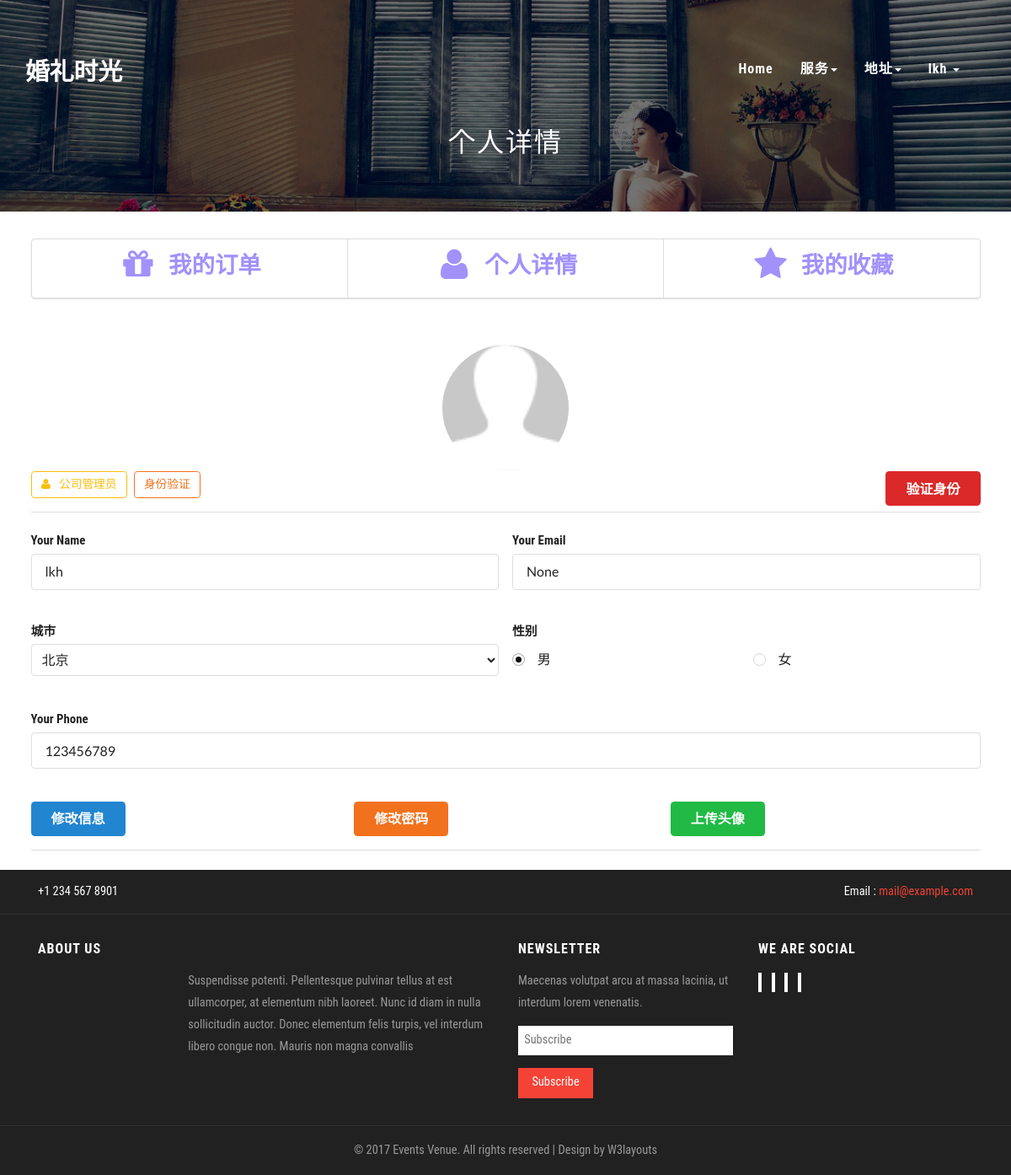
The page /person/ (signed in) on the database as committed earlier.
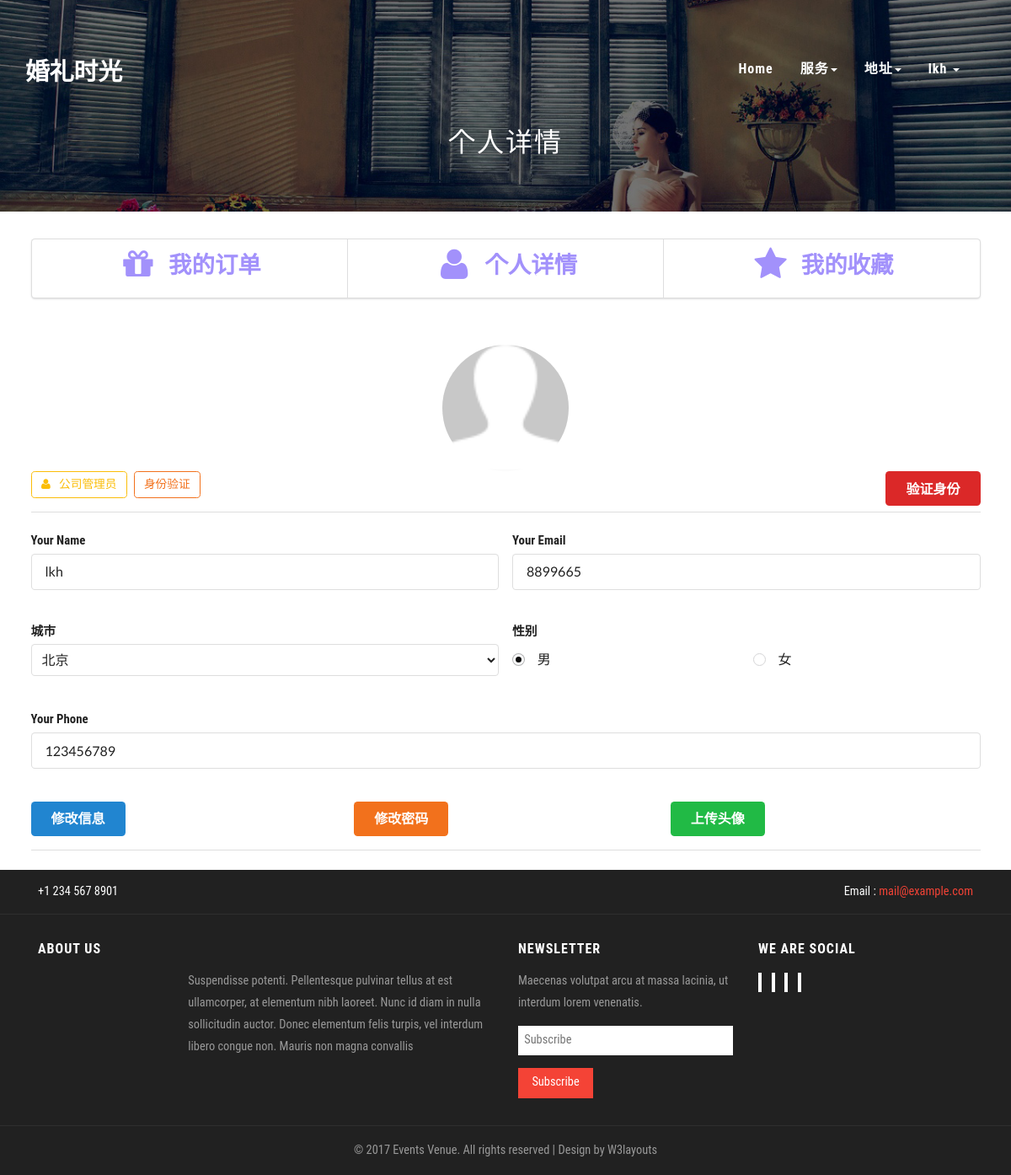
The same page on the database as committed later.
### Web/models.py (models this page shows)
class UserProfile(models.Model):#客户信息
    belong_to = models.OneToOneField(to=User)#名字密码等
    profile_image = models.FileField(upload_to='store/userimg',default='images/matt.jpg',null=True,blank=True)
    email = models.EmailField(null=True,blank = True)
    ident_name = models.CharField(max_length=12,default='',null=True,blank = True)
    sex_s = {
        ('man','man'),
        ('woman','woman'),
    }
    sex = models.CharField(choices = sex_s,default='man' ,max_length=5)
    location = models.ForeignKey(to=City,null=True,blank = True)
    ident_kind = models.ForeignKey(to=ident_Kind,default=1)
    phone = models.CharField(max_length=11,default='')
    is_ident = models.BooleanField(default=False)
    ident = models.CharField(max_length=18,null=True,blank = True)
    is_C_man = models.BooleanField(default=False)
    is_W_man = models.BooleanField(default=False)
    def __str__(self):
        return self.belong_to.username

### Web/views.py (the view, shortened to what this page needs)
# urls.py: url(r'^person/',person),
def person(request):
    context={}
    if isinstance(request.user,User):
        user = UserProfile.objects.get(belong_to = request.user)
    else:
        return redirect(to='/index/')
    if request.method == 'GET':
        cities = City.objects.all()
        ser_kind = server_choices.objects.all()
        context['User'] = user
        context['city'] =cities
        context['s_kind'] = ser_kind
        return render(request,'person.html',context=context)
    else:
        return redirect(to='/index/')

### Web/models.py (called while the page is built)
    def __str__(self):
        return str(self.id) + self.city_name

    def __str__(self):
        return str(self.id) + self.ex_ser_name

### Web/templates/person.html (shortened to what the changed rows need)
<!DOCTYPE html>
{% load staticfiles %}
<html lang="en">
<head>
<link rel="stylesheet" href="{% static '/css/semantic.css' %}" media="screen" title="no title" charset="utf-8">
<link href="{% static '/css/bootstrap.css' %}" rel="stylesheet" type="text/css" media="all" />
<link rel="stylesheet" href="{% static '/css/style.css' %}" type="text/css" media="all" />
<link rel="stylesheet" href="{% static '/css/animate.css' %}" type="text/css" media="all" />
</head>
<body >
	<div class="banner">
        {% include "header.html" %}
		<div class="agileinfo-top-heading">
			<h2>个人详情</h2>
		</div>
    </div>
<div id="ident" >
        <div class="ui vertical segment container ">
                <form method="post" class="ui form error success" >
                    <br>
                    <div class="ui segment vertical">
                        <a href=""><img src="/store/{{ User.profile_image }}" alt="" class="ui circular centered small image"></a>
                    </div>
                    <br>
                    <div class="two fields">
                        <div class="field">
                            <label >Your Name</label>
                            <input type="text" placeholder="xxxx" name="User_name" value={{User.belong_to.username}}>
                        </div>
                        <div class="field">
                            <label >Your Email</label>
                            <input type="text" placeholder="xxxx" name="User_email" value={{User.email}} >
                        </div>
                    </div>
                    <br>
                    <br>
                    <div class="field">
                        <label >Your Phone</label>
                        <input type="text" placeholder="xxxx" name="User_phone" value={{User.phone}} maxlength="11"
                        onkeyup="if(this.value.length==1){this.value=this.value.replace(/[^1-9]/g,'')}else{this.value=this.value.replace(/\D/g,'')}"
                        onafterpaste="if(this.value.length==1){this.value=this.value.replace(/[^1-9]/g,'')}else{this.value=this.value.replace(/\D/g,'')}"/>
                    </div>
                    <br>
                </form>
        </div>
        <br>
</div>
</body>
</html>

### Web/templates/header.html (shortened to what this page needs)
{% load staticfiles %}
<link rel="stylesheet" href="{% static '/css/style.css' %}" type="text/css" media="all" />
    <div class="header">
        <div class="container">
            <div class="header-left">
                <div class="w3layouts-logo">
                    <h1>
                        <a href="../../index/"> 婚礼时光</a>
                    </h1>
                </div>
            </div>
            <div class="top-nav">
                <nav class="navbar navbar-default">
                    <div class="collapse navbar-collapse" id="bs-example-navbar-collapse-1">
                        <ul class="nav navbar-nav">
                            <li><a class="" href="../../index/">Home</a></li>
                            <li>
                                <a href="#" class="dropdown-toggle hvr-bounce-to-bottom" data-toggle="dropdown" role="button" aria-haspopup="true" aria-expanded="false">服务<span class="caret"></span></a>
                            </li>
                            <li class="">
                                <a href="#" class="dropdown-toggle hvr-bounce-to-bottom" data-toggle="dropdown" role="button" aria-haspopup="true" aria-expanded="false">地址<span class="caret"></span></a>
                            </li>
                            {% if User %}
                            <li>
                                <a href="#" class="dropdown-toggle hvr-bounce-to-bottom" data-toggle="dropdown" role="button" aria-haspopup="true" aria-expanded="false">
                                    <img class="" src="{{user.icon.url}}" alt="">{{User}}
                                    <span class="caret"></span></a>
                            </li>
                            {% else %}
                                <li class="ui right float"><a href="../../login/">login</a></li>
                            {% endif %}
                        </ul>
                        <div class="clearfix"> </div>
                    </div>
                </nav>
            </div>
            <div class="clearfix"></div>
        </div>
    </div>

Rows that differ between the two databases and show on the page:
changed UserProfile "lkh": User_email "None" → "8899665"
